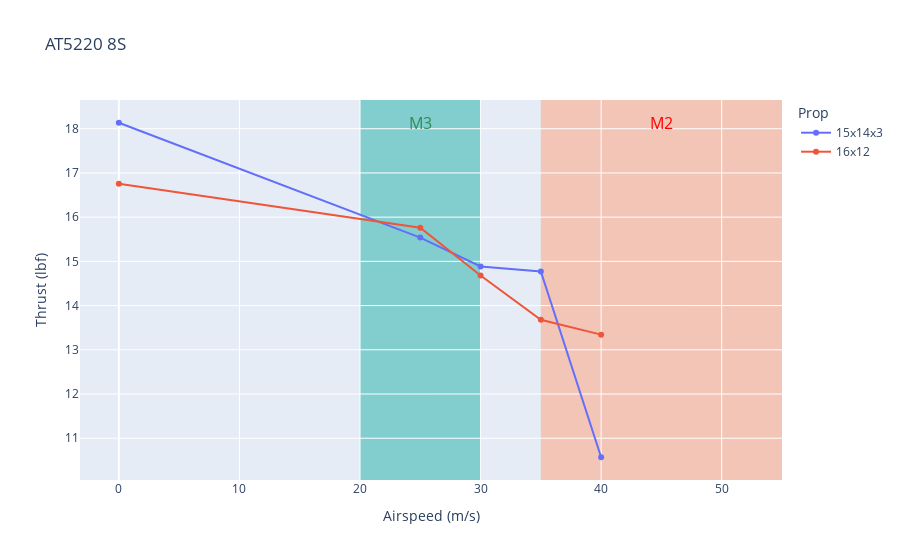

Notebook cell for this chart:
### Code cell
for motor in df_max_8s["Motor"].unique():
    df_motor = df_max_8s[df_max_8s["Motor"] == motor].sort_values(by="Airspeed")
    fig = px.scatter(df_motor, x="Airspeed", y="Thrust", color="Prop", title=motor + " 8S")
    fig.update_traces(mode='lines+markers')
    fig.update_layout(
        xaxis_title="Airspeed (m/s)",
        yaxis_title="Thrust (lbf)",
        legend_title="Prop",
    )
    fig.add_vrect(
        x0=35, x1=55,
        fillcolor="LightSalmon", opacity=0.5,
        layer="below", line_width=0,
    )
    fig.add_annotation(
        x=(55 + 35)/2, y=df_motor["Thrust"].max(),
        text="M2",
        showarrow=False,
        font=dict(
            size=16,
            color="red"
        ),
    )
    fig.add_vrect(
        x0=20, x1=30,
        fillcolor="LightSeagreen", opacity=0.5,
        layer="below", line_width=0,
    )
    fig.add_annotation(
        x=(30 + 20)/2, y=df_motor["Thrust"].max(),
        text="M3",
        showarrow=False,
        font=dict(
            size=16,
            color="seagreen"
        ),
    )
    fig.show()
    fig.write_image(os.path.join(OUTPUT_DIR, f"{motor}_8s.png"), width=1000, height=500)

### Figure 1 — Plotly figure (JSON) as saved in the notebook; plotly's stock layout.template omitted (floating-point values rounded to 4 significant figures)
{"data": [{"hovertemplate": "Prop=15x14x3<br>Airspeed=%{x}<br>Thrust=%{y}<extra></extra>", "legendgroup": "15x14x3", "marker": {"color": "#636efa", "symbol": "circle"}, "mode": "lines+markers", "name": "15x14x3", "orientation": "v", "showlegend": true, "type": "scatter", "x": [0, 25, 30, 35, 40], "xaxis": "x", "y": [18.14, 15.54, 14.88, 14.77, 10.57], "yaxis": "y"}, {"hovertemplate": "Prop=16x12<br>Airspeed=%{x}<br>Thrust=%{y}<extra></extra>", "legendgroup": "16x12", "marker": {"color": "#EF553B", "symbol": "circle"}, "mode": "lines+markers", "name": "16x12", "orientation": "v", "showlegend": true, "type": "scatter", "x": [0, 25, 30, 35, 40], "xaxis": "x", "y": [16.75, 15.76, 14.68, 13.68, 13.34], "yaxis": "y"}], "layout": {"annotations": [{"font": {"color": "red", "size": 16}, "showarrow": false, "text": "M2", "x": 45, "y": 18.14}, {"font": {"color": "seagreen", "size": 16}, "showarrow": false, "text": "M3", "x": 25, "y": 18.14}], "legend": {"title": {"text": "Prop"}, "tracegroupgap": 0}, "shapes": [{"fillcolor": "LightSalmon", "layer": "below", "line": {"width": 0}, "opacity": 0.5, "type": "rect", "x0": 35, "x1": 55, "xref": "x", "y0": 0, "y1": 1, "yref": "y domain"}, {"fillcolor": "LightSeagreen", "layer": "below", "line": {"width": 0}, "opacity": 0.5, "type": "rect", "x0": 20, "x1": 30, "xref": "x", "y0": 0, "y1": 1, "yref": "y domain"}], "title": {"text": "AT5220 8S"}, "xaxis": {"anchor": "y", "domain": [0, 1], "title": {"text": "Airspeed (m/s)"}}, "yaxis": {"anchor": "x", "domain": [0, 1], "title": {"text": "Thrust (lbf)"}}}}
